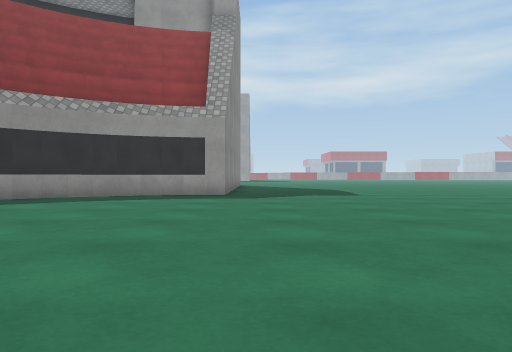
View 1 (above)

23 first-person views from a walk through a scene from a Unity 3-D project. The camera is 0.51 m above the floor, looks level and sees 70° across. The floor is counted in squares, 1 m on a side. Each view is taken from the middle of a square. On the plan, view 1 faces up. The plan holds only what a view shows up to about 9 squares ahead; the rest is blank. The place goes on beyond the plan. Surface patterns are stand-ins for the level's own textures.

View 2
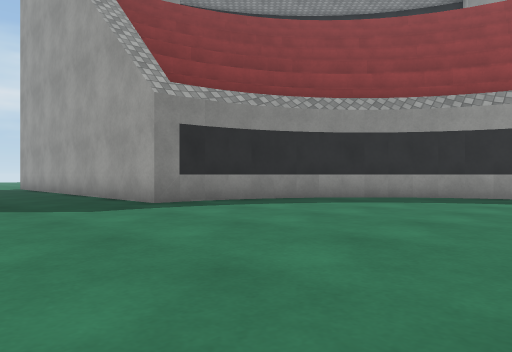

View 3
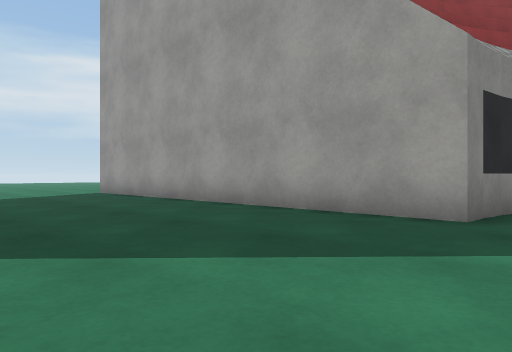

View 4
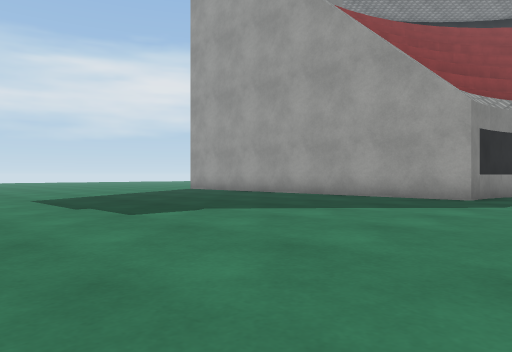

View 5
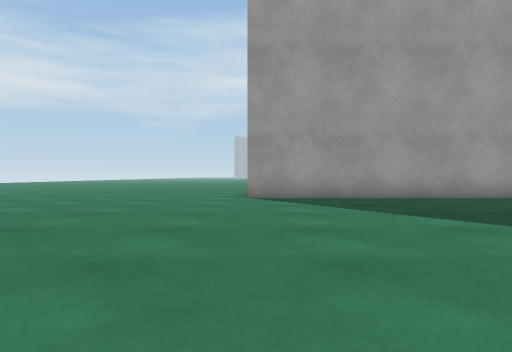

View 6
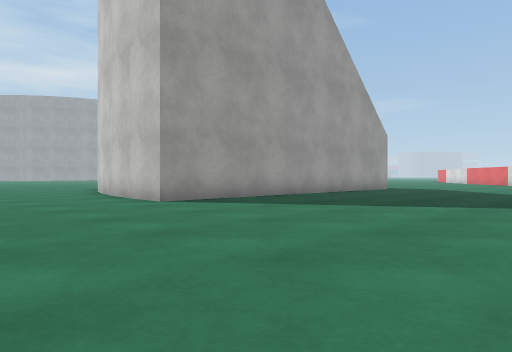

View 7
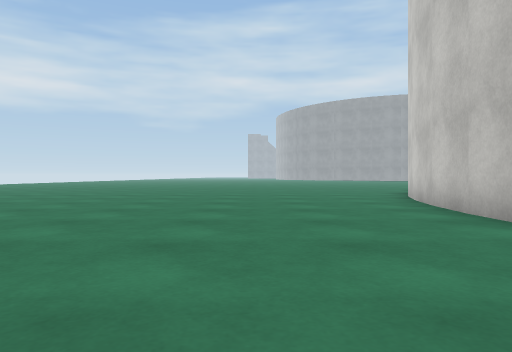

View 8
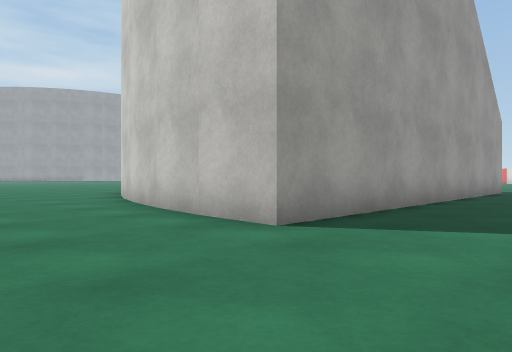

View 9
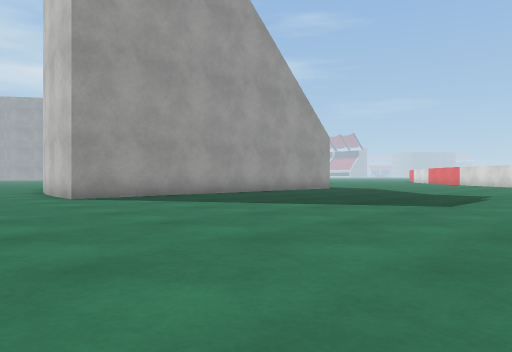

View 10
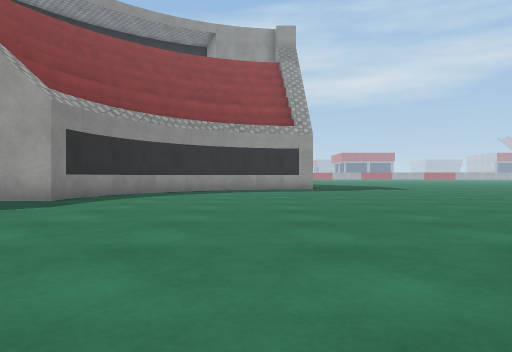

View 11
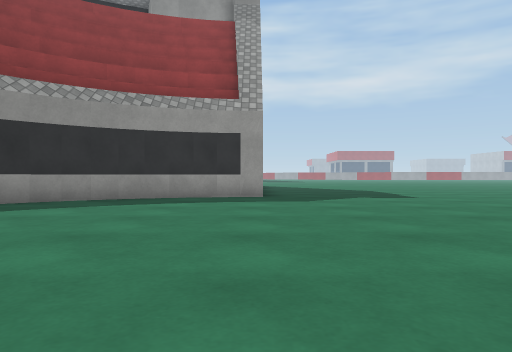

View 12
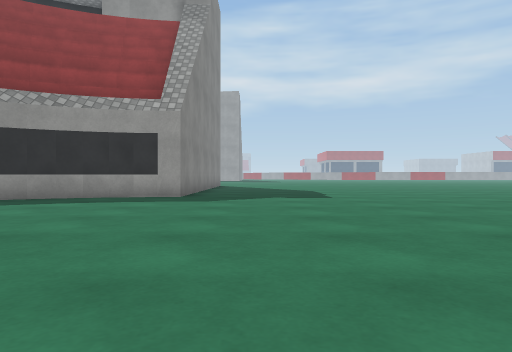

View 13
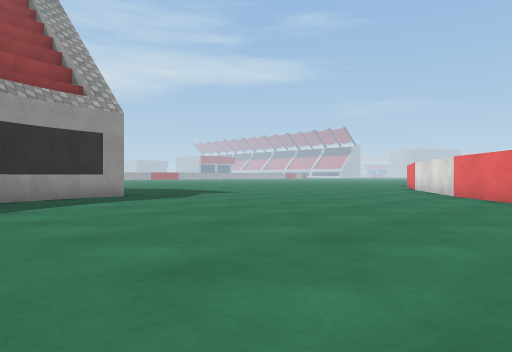

View 14
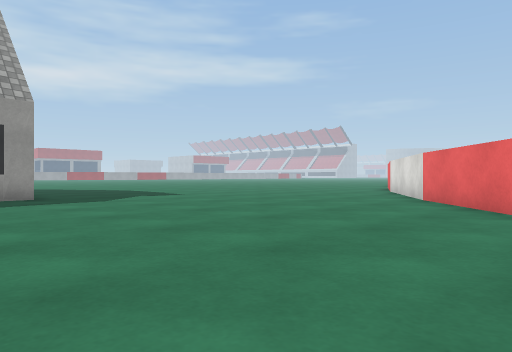

View 15
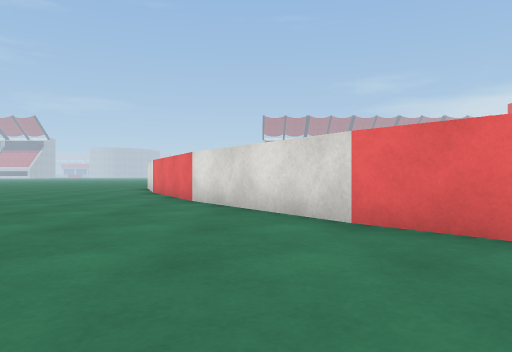

View 16
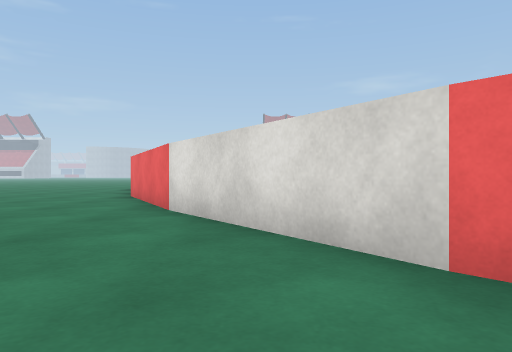

View 17
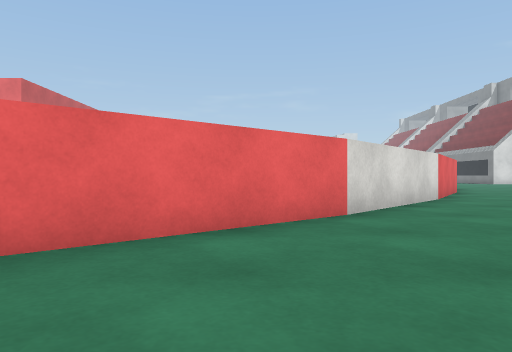

View 18
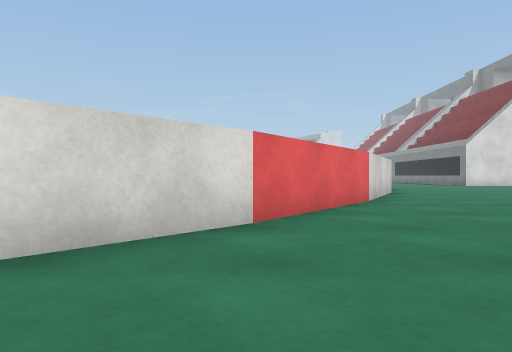

View 19
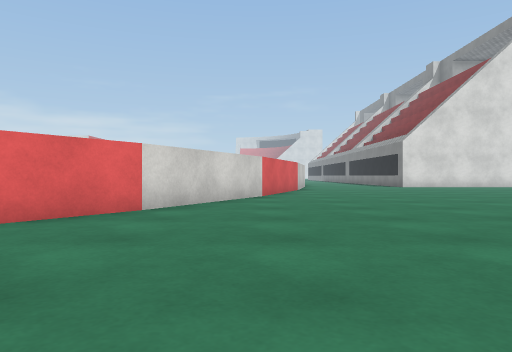

View 20
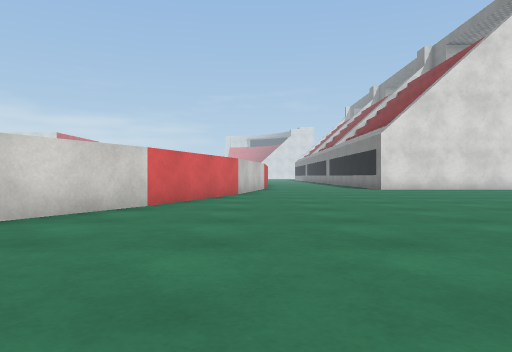

View 21
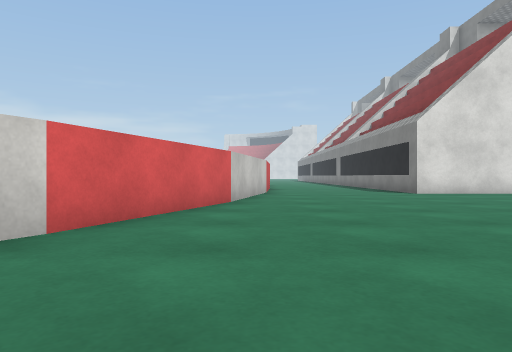

View 22
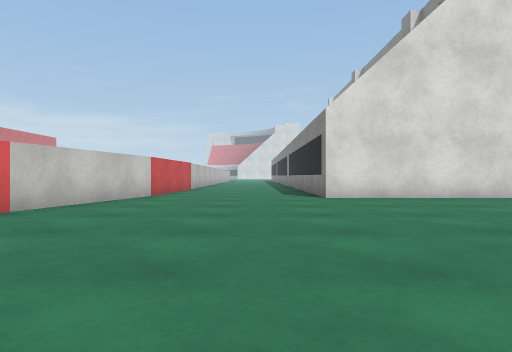

View 23
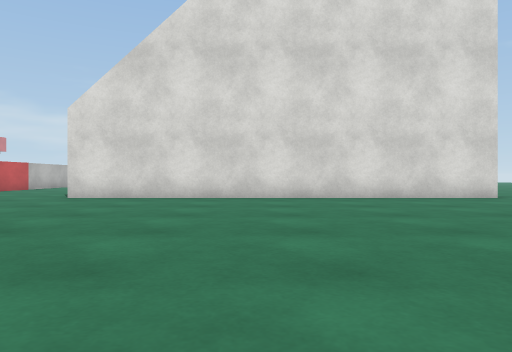

### Floor plan
Points are (right, up) in squares from view 1. A wall is a line through its corners. A room is listed if a view was taken in it or the views show most of it. See-through windows are left out.
Room 1 (views 1, 2, 3, 4, 5, 6, 7, 8, 9, 10, 11, 12, 13, 14, 15, 16, 17, 18, 19, 20, 21, 22, 23)
walls: (-7.1, 4.7) (-7.2, 3.5) (-17.2, 3.5) (-17.1, 6.4); (-3.4, -5.5) (-0.9, -1.9); (-6.9, 5.7) (-7.1, 4.6); (-5.2, -9.2) (-3.3, -5.4); (-1, -2) (1.8, 1.2) (5, 4) (8.5, 6.3); (-5.7, 7.7) (-6.4, 6.7) (-6.8, 5.7); (-17, 6.3) (-16.3, 9.1); (-4.9, 8.4) (-5.8, 7.6); (-6.5, -13.3) (-5.1, -9.2); (-16.2, 9.2) (-15.9, 9.7); (-3.5, 9.4) (-5, 8.4); (-2.4, 9.7) (-3.6, 9.2); (-1.4, 9.9) (-2.5, 9.6); (-0.7, 9.9) (-1.5, 9.8); (-7.3, -17) (-6.5, -13.1); (-21.6, -16.5) (-11.6, -16.5) (-11.6, -17); (8.4, 6.3) (12, 8)

Positions as (right, up) in squares from view 1, and headings:
1: (0, 0), facing up
2: (-1, 0), facing up-left
3: (-6, -1), facing up-left
4: (-5, -5), facing up-left
5: (-17, -5), facing up
6: (-21, -3), facing up-right
7: (-20, 0), facing up
8: (-20, 1), facing up-right
9: (-20, -5), facing up-right
10: (-3, -4), facing up
11: (-1, 1), facing up
12: (1, 1), facing up
13: (-5, 1), facing up-right
14: (-3, 1), facing up-right
15: (1, 5), facing right
16: (3, 5), facing right
17: (3, 6), facing down
18: (-1, 2), facing down
19: (-5, 0), facing down
20: (-7, -3), facing down
21: (-7, -6), facing down
22: (-10, -8), facing down
23: (-16, -8), facing down
